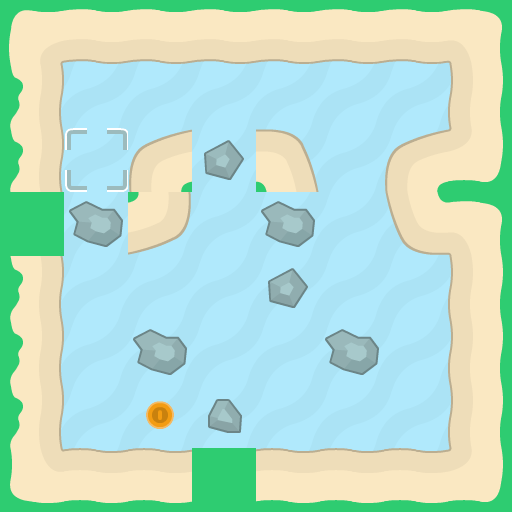

Rendered tile map (Tiled .tmx) drawn with the repository's tilesets; below, a short description and the full map source, tile grids included:
An orthogonal 8x8 tile map with 64x64 px tiles, 4 tile layers (background, walls, foreground, objects).

<map version="1.10" tiledversion="1.11.2" orientation="orthogonal" renderorder="right-down" width="8" height="8" tilewidth="64" tileheight="64" infinite="0" nextlayerid="6" nextobjectid="1">
 <properties>
  <property name="character_bottom" value="[[16,0]]" />
  <property name="character_left" value="[[16,3]]" />
  <property name="character_right" value="[[16,2]]" />
  <property name="character_top" value="[[16,1]]" />
 </properties>
 <tileset firstgid="1" source="tiles_sheet.tsx" />
 <layer id="4" name="background" width="8" height="8">
  <data encoding="csv">
77,77,77,77,77,77,77,77,
77,77,77,77,77,77,77,77,
77,77,77,77,77,77,77,77,
77,77,77,77,77,77,77,77,
77,77,77,77,77,77,77,77,
77,77,77,77,77,77,77,77,
77,77,77,77,77,77,77,77,
77,77,77,77,77,77,77,77
</data>
 </layer>
 <layer id="1" name="walls" width="8" height="8">
  <data encoding="csv">
38,58,58,58,58,58,58,39,
43,0,0,0,0,0,0,23,
43,0,6,54,9,0,6,56,
24,53,60,0,53,0,57,39,
43,0,0,0,54,0,0,23,
43,0,53,0,0,53,0,23,
43,0,0,52,0,0,0,23,
55,7,7,24,7,7,7,56
</data>
 </layer>
 <layer id="5" name="foreground" width="8" height="8">
  <data encoding="csv">
0,0,0,0,0,0,0,0,
0,0,0,0,0,0,0,0,
0,0,0,0,0,0,0,0,
0,0,0,0,0,0,0,0,
0,0,0,0,0,0,0,0,
0,0,0,0,0,0,0,0,
0,0,0,0,0,0,0,0,
0,0,0,0,0,0,0,0
</data>
 </layer>
 <layer id="3" name="objects" width="8" height="8">
  <data encoding="csv">
0,0,0,0,0,0,0,0,
0,0,0,0,0,0,0,0,
0,102,0,0,0,0,0,0,
0,0,0,0,0,0,0,0,
0,0,0,0,0,0,0,0,
0,0,0,0,0,0,0,0,
0,0,85,0,0,0,0,0,
0,0,0,0,0,0,0,0
</data>
 </layer>
</map>
